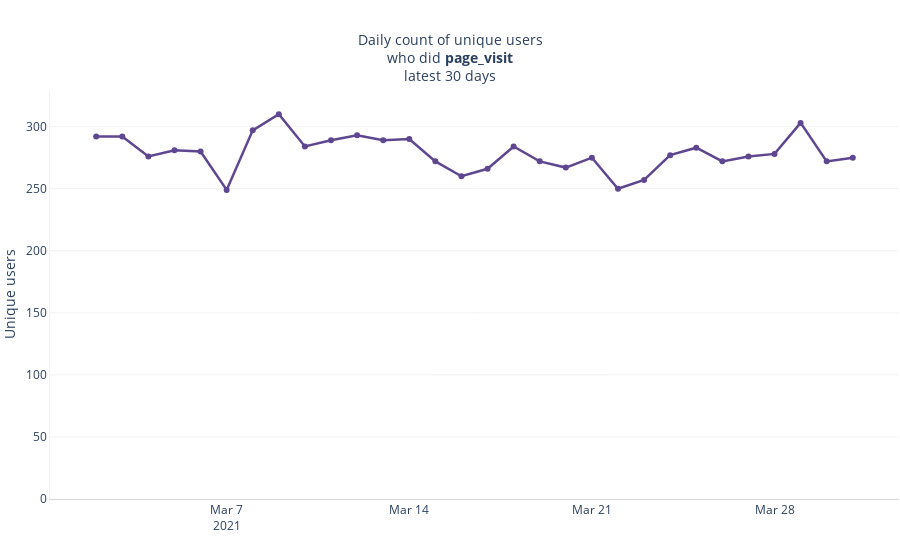

Source (notebook cell):
### Markdown cell above
# Product Analytics From Loaded Project

### Code cell
m.page_visit

### Figure 1 — Plotly figure (JSON) as saved in the notebook; plotly's stock layout.template omitted (floating-point values rounded to 4 significant figures)
{"data": [{"customdata": [["n/a"], ["n/a"], ["n/a"], ["n/a"], ["n/a"], ["n/a"], ["n/a"], ["n/a"], ["n/a"], ["n/a"], ["n/a"], ["n/a"], ["n/a"], ["n/a"], ["n/a"], ["n/a"], ["n/a"], ["n/a"], ["n/a"], ["n/a"], ["n/a"], ["n/a"], ["n/a"], ["n/a"], ["n/a"], ["n/a"], ["n/a"], ["n/a"], ["n/a"], ["n/a"]], "hovertemplate": "<b>%{x}</b><br /><b>Value:</b> %{y}<extra></extra>", "legendgroup": "", "line": {"color": "rgb(95, 70, 144)", "dash": "solid", "width": 2.5}, "marker": {"symbol": "circle"}, "mode": "lines+markers", "name": "", "orientation": "v", "showlegend": false, "text": [292, 292, 276, 281, 280, 249, 297, 310, 284, 289, 293, 289, 290, 272, 260, 266, 284, 272, 267, 275, 250, 257, 277, 283, 272, 276, 278, 303, 272, 275], "textfont": {"size": 9}, "textposition": "top center", "type": "scatter", "x": ["2021-03-02T00:00:00", "2021-03-03T00:00:00", "2021-03-04T00:00:00", "2021-03-05T00:00:00", "2021-03-06T00:00:00", "2021-03-07T00:00:00", "2021-03-08T00:00:00", "2021-03-09T00:00:00", "2021-03-10T00:00:00", "2021-03-11T00:00:00", "2021-03-12T00:00:00", "2021-03-13T00:00:00", "2021-03-14T00:00:00", "2021-03-15T00:00:00", "2021-03-16T00:00:00", "2021-03-17T00:00:00", "2021-03-18T00:00:00", "2021-03-19T00:00:00", "2021-03-20T00:00:00", "2021-03-21T00:00:00", "2021-03-22T00:00:00", "2021-03-23T00:00:00", "2021-03-24T00:00:00", "2021-03-25T00:00:00", "2021-03-26T00:00:00", "2021-03-27T00:00:00", "2021-03-28T00:00:00", "2021-03-29T00:00:00", "2021-03-30T00:00:00", "2021-03-31T00:00:00"], "xaxis": "x", "y": [292, 292, 276, 281, 280, 249, 297, 310, 284, 289, 293, 289, 290, 272, 260, 266, 284, 272, 267, 275, 250, 257, 277, 283, 272, 276, 278, 303, 272, 275], "yaxis": "y"}], "layout": {"autosize": true, "bargap": 0.3, "bargroupgap": 0.15, "hoverlabel": {"font": {"size": 12}}, "hovermode": "x", "legend": {"orientation": "h", "tracegroupgap": 0, "xanchor": "left", "y": -0.2, "yanchor": "bottom"}, "margin": {"b": 1, "l": 1, "pad": 0, "r": 1, "t": 90}, "paper_bgcolor": "rgba(0, 0, 0, 0)", "plot_bgcolor": "rgba(0, 0, 0, 0)", "showlegend": false, "title": {"font": {"size": 14}, "text": "Daily count of unique users<br />who did <b>page_visit</b><br />latest 30 days", "x": 0.5, "xanchor": "center", "yanchor": "top"}, "uniformtext": {"minsize": 7}, "xaxis": {"anchor": "y", "autorange": true, "domain": [0, 1], "fixedrange": true, "gridcolor": "rgba(127,127,127,0.3)", "linecolor": "rgba(127,127,127,0.3)", "range": ["2021-02-28 06:50:33.2389", "2021-04-01 17:09:26.7611"], "rangemode": "tozero", "showgrid": false, "showline": true, "title": {"text": ""}, "type": "date"}, "yaxis": {"anchor": "x", "autorange": true, "domain": [0, 1], "fixedrange": true, "gridcolor": "rgba(127,127,127,0.1)", "linecolor": "rgba(127,127,127,0.1)", "range": [0, 329.2], "rangemode": "tozero", "showline": true, "title": {"text": "Unique users"}, "type": "linear"}}}
